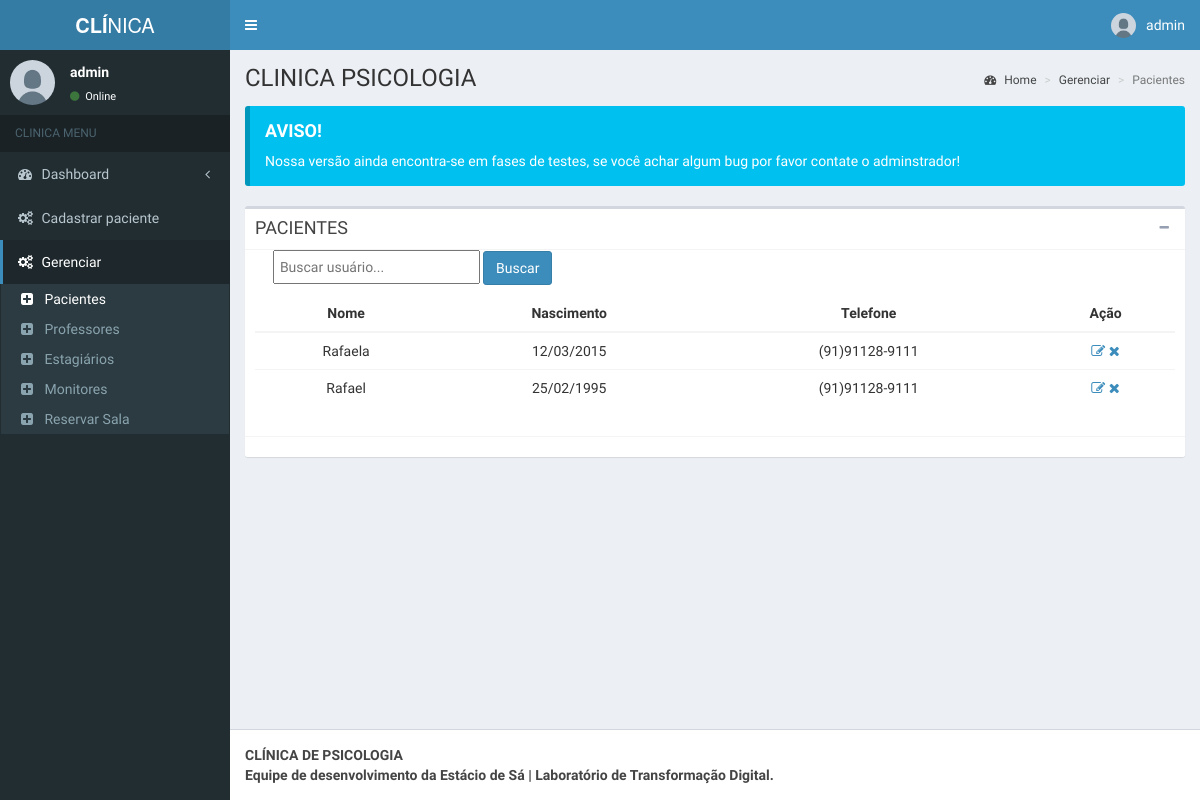
The page /admin/pages/layout/pacientes.php (signed in) on the database as committed earlier.
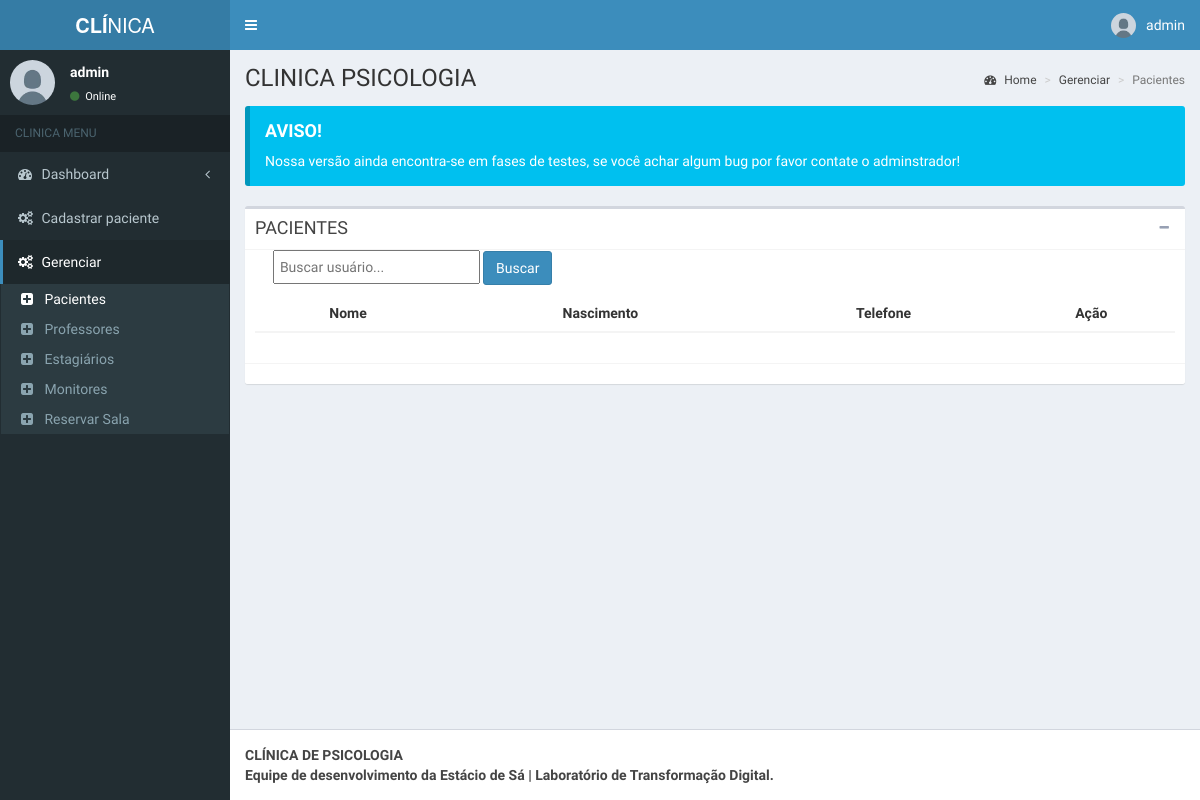
The same page on the database as committed later.
### tables this page shows
CREATE TABLE `tbl_paciente` (
  `id` int(11) UNSIGNED NOT NULL,
  `nome` varchar(150) NOT NULL,
  `nascimento` date NOT NULL,
  `rg` int(11) NOT NULL,
  `cpf` int(11) NOT NULL,
  `id_genero` int(11) UNSIGNED NOT NULL,
  `id_contato` int(11) UNSIGNED NOT NULL,
  `id_escolaridade` int(11) UNSIGNED NOT NULL,
  `id_profissao` int(11) UNSIGNED NOT NULL,
  `id_renda_familiar` int(11) UNSIGNED NOT NULL,
  `id_estado_civil` int(11) UNSIGNED NOT NULL,
  `id_endereco` int(11) UNSIGNED NOT NULL,
  `id_maturidade` int(11) NOT NULL,
  `nome_responsavel` varchar(255) NOT NULL
);

CREATE TABLE `tbl_contato` (
  `id` int(11) UNSIGNED NOT NULL,
  `email` varchar(50) NOT NULL,
  `telefone_residencial` varchar(20) NOT NULL,
  `telefone_recado` varchar(20) NOT NULL,
  `celular` varchar(20) NOT NULL
);

### admin/pages/layout/pacientes.php (the view, shortened to what the changed rows need)
<?php
include('../../../db/conexao.php');
$where = "";
?>
<!DOCTYPE html>
<html>
<head>
  <link rel="stylesheet" href="../../bootstrap/css/bootstrap.min.css">
  <link rel="stylesheet" href="https://maxcdn.bootstrapcdn.com/font-awesome/4.4.0/css/font-awesome.min.css">
  <link rel="stylesheet" href="https://code.ionicframework.com/ionicons/2.0.1/css/ionicons.min.css">
  <link rel="stylesheet" href="../../dist/css/AdminLTE.min.css">
  <link rel="stylesheet" href="../../dist/css/skins/_all-skins.min.css">
<body class="hold-transition skin-blue fixed sidebar-mini">
  <div class="wrapper">
    <div class="content-wrapper">
      <section class="content-header">
        <h1>
          CLINICA PSICOLOGIA
        </h1>
      </section>
      <section class="content">
        <div class="box">
          <div class="box-body">
            <div>
              <table class="table table-hover text-center">
                <thead class="table-dark">
                  <tr>
                    <th scope="col">Nome</th>
                    <th scope="col">Nascimento</th>
                    <th scope="col">Telefone</th>
                    <th scope="col">Ação</th>
                  </tr>
                </thead>
                <tbody>
                  <?php
                  $sql = "SELECT p.id, p.nome, p.cpf, p.nascimento, c.celular
                  FROM tbl_paciente p
                  INNER JOIN tbl_contato c ON p.id_contato = c.id
                  $where
                  ORDER BY id DESC
                  LIMIT 8";
                  $result = mysqli_query($mysqli, $sql);
                  while ($row = mysqli_fetch_assoc($result)) {
                  ?>
                    <tr>
                      <td><?php echo $row["nome"] ?></td>
                      <td><?php echo date('d/m/Y', strtotime($row["nascimento"])) ?></td>
                      <td><?php echo $row["celular"] ?></td>
                      <td>
                        <a href="edit.php?id=<?php echo $row["id"] ?>" class="link-dark"><i class="fa fa-edit"></i></a>
                        <a href="#" data-toggle="modal" data-target="#modalDelete">
                          <span class="open-modal" data-id="<?php echo $row["id"] ?>">
                            <i class="fa fa-remove"></i>
                          </span>
                        </a>
                      </td>
                    </tr>
                  <?php
                  }
                  ?>
                </tbody>
              </table>
            </div>
          </div>
        </div>
      </section>
    </div>
  </div>
</body>
</html>

Rows that differ between the two databases and show on the page:
removed tbl_paciente: nome "Rafaela", nascimento "12/03/2015", id_contato.celular "(91)91128-9111"
removed tbl_paciente: nome "Rafael", nascimento "25/02/1995", id_contato.celular "(91)91128-9111"
